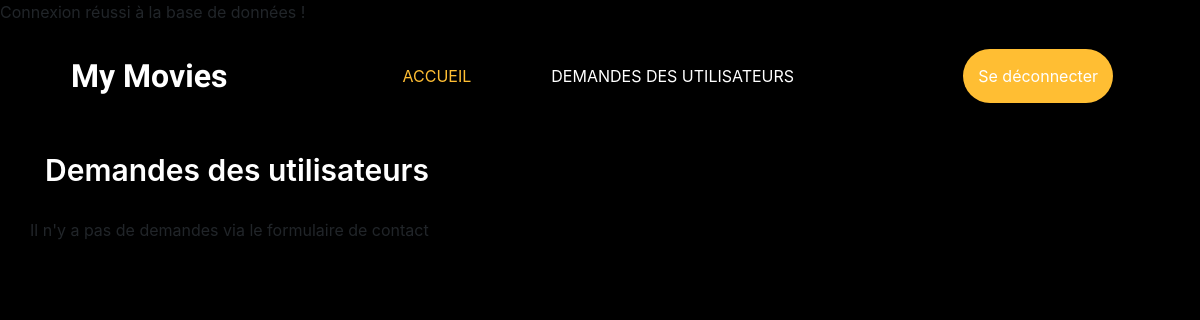
Page /admin/moviesrequest.php on the earlier database version.
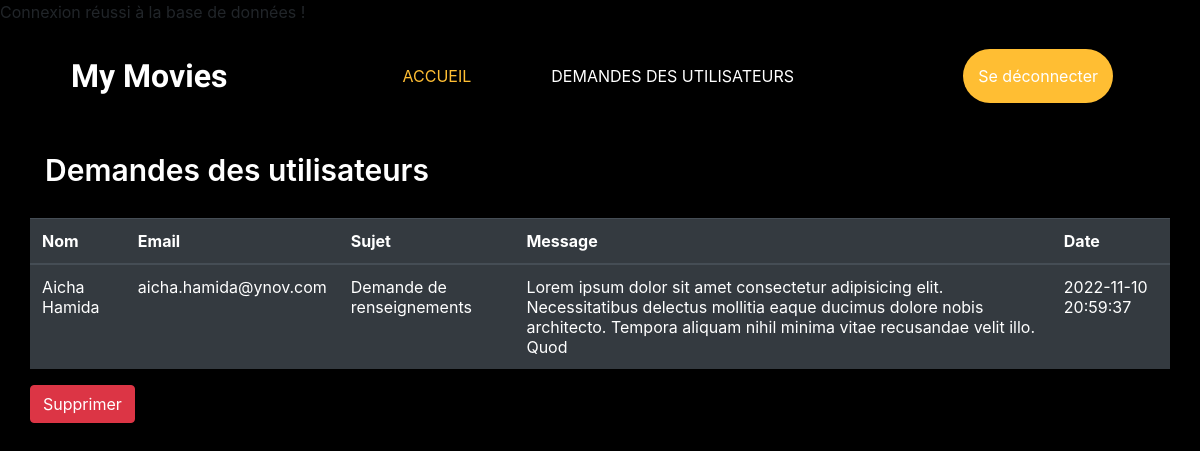
Same page on the later database version.
### tables this page shows
CREATE TABLE `contact` (
   `ContactId` int(20) NOT NULL,
  `fullname` varchar(50) NOT NULL,
  `Email` varchar(100) NOT NULL,
  `Sujet` varchar(200) NOT NULL,
  `Message` varchar(2000) DEFAULT NULL,
  `Date` timestamp NOT NULL DEFAULT current_timestamp() ON UPDATE current_timestamp()
);

### admin/moviesrequest.php (the view, shortened to what this page needs)
<?php
include('../controller/connectdb.php');
?>
<!DOCTYPE html>
<html lang="fr-FR">
<head>
    <link rel="stylesheet" type="text/css" href="https://cdnjs.cloudflare.com/ajax/libs/OwlCarousel2/2.3.4/assets/owl.carousel.min.css" />
    <link rel="stylesheet" href="https://cdnjs.cloudflare.com/ajax/libs/jquery-nice-select/1.1.0/css/nice-select.min.css" />
    <link href="https://cdnjs.cloudflare.com/ajax/libs/font-awesome/6.2.0/css/all.min.css" rel="stylesheet" />
    <link href="https://cdn.jsdelivr.net/npm/bootstrap@4.6.2/dist/css/bootstrap.min.css" rel="stylesheet" />
    <link href="../css/style.css" rel="stylesheet" />
</head>
<body>
    <header class="header_section">
        <div class="container ">
            <nav class="navbar navbar-expand-lg custom_nav-container ">
                <a class="navbar-brand" href="index.php">
                    <span>
                        My Movies
                    </span>
                </a>
                <div class="collapse navbar-collapse " id="navbarSupportedContent ">
                    <ul class="navbar-nav mx-auto ">
                        <li class="nav-item active ">
                            <a class="nav-link " href="index.php">Accueil</a>
                        </li>
                        <li class="nav-item ">
                            <a class="nav-link " href="users.php"><span class="sr-only">Gestion des utilisateurs</span></a>
                        </li>
                        <li class="nav-item ">
                            <a class="nav-link " href="moviesrequest.php"> Demandes des utilisateurs</a>
                        </li>
                    </ul>
                    <form class="form-inline my-2 my-lg-0 ">
                        <a href="../controller/logout.php" class="btn my-2 connexion my-sm-0 mr-3" type="submit">Se déconnecter</a>
                    </form>
                </div>
            </nav>
        </div>
    </header>
    <section class="contact-section">
        <div class="container mt-4">
            <h2 class="contact_taital mt-4">Demandes des utilisateurs</h2>
            <div class="row">
                <?php
                $sql = "SELECT * FROM contact";
                $result = $conn->query($sql);
                $list = '';
                if ($result->num_rows > 0) {
                    if ($row = $result->fetch_assoc()) {
                        $list = $list .
                            '<table class="table table-dark">
                            <thead>
                                <tr>
                                    <th scope="col">Nom</th>
                                    <th scope="col">Email</th>
                                    <th scope="col">Sujet</th>
                                    <th scope="col">Message</th>
                                    <th scope="col">Date</th>
                                </tr>
                            </thead>
                            <tbody>';
                        $list = $list . '<tr>
                                    <td>' . $row['fullname'] . '</td>
                                    <td>' . $row['Email'] . '</td>
                                    <td>' . $row['Sujet'] . '</td>
                                    <td>' . $row['Message'] . '</td>
                                    <td>' . $row['Date'] . '</td>
                                </tr>
                                </tbody>
                                </table>
                                <a href="delete.php?id=' . $row['contact_id'] . '" class="btn btn-danger">Supprimer</a>';
                    }
                } else {
                    echo "Il n'y a pas de demandes via le formulaire de contact";
                }
                echo $list;
                ?>
            </div>
        </div>
    </section>
</body>
</html>

### css/style.css (style rules this page uses)
.header_section { padding: 15px 0; background-color: #000000; }
.header_section .container { padding-right: 25px; padding-left: 25px; }
.navbar-brand { font-family: 'Dancing Script', cursive; }
.navbar-brand span { font-weight: bold; font-size: 32px; color: #ffffff; }
.custom_nav-container .navbar-nav .nav-item .nav-link { padding: 5px 20px; color: #ffffff; text-align: center; text-transform: uppercase; border-radius: 5px; -webkit-transition: all 0.3s; transition: all 0.3s; }
.custom_nav-container .navbar-nav .nav-item:hover .nav-link, .custom_nav-container .navbar-nav .nav-item.active .nav-link { color: #ffbe33; }
.connexion { display: inline-block; padding: 15px; margin: 10px; background-color: #ffbe33; color: #ffffff; border-radius: 45px; -webkit-transition: all 0.3s; transition: all 0.3s; border: none; }
table { width: 100%; border-collapse: collapse; }
body { background-color: #000 }
h2 { font-size: 30px; font-weight: 600; margin-bottom: 30px; color: #fff; }
a { text-decoration: none !important; background-color: transparent; }

Differences in the rows shown:
added contact: fullname "Aicha Hamida", Email "aicha.hamida@ynov.com", Sujet "Demande de renseignements", Message "Lorem ipsum dolor sit amet consectetur adipisicing elit. Necessitatibus delectus mollitia eaque ducimus dolore nobis architecto. Tempora aliquam nihil minima vitae recusandae velit illo. Quod", Date "2022-11-10 20:59:37"
Other differences:
text no longer shown: "Il n'y a pas de demandes via le formulaire de contact"
text now shown: "Nom Email Sujet Message Date Supprimer"
